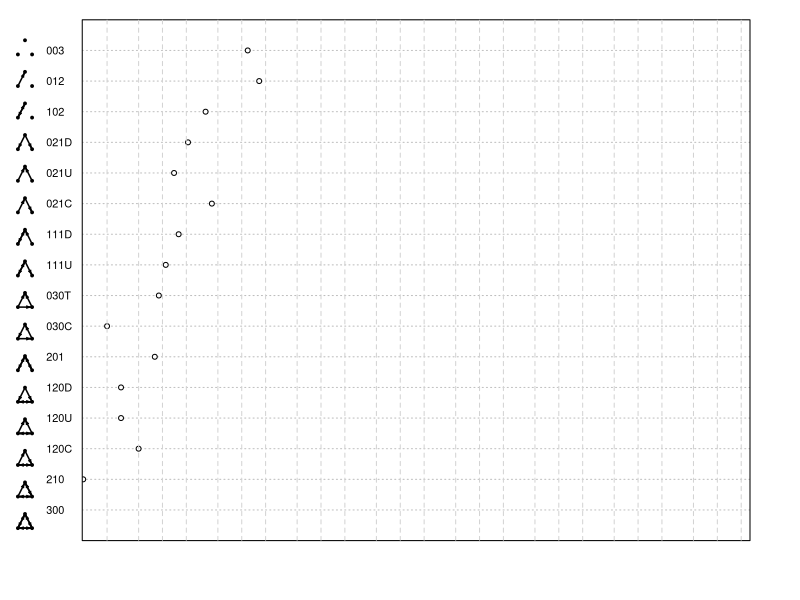

Generate this figure with R:
############################################################################
# This script that generates nice triad census dotplots, where the actual 
# triad diagrams are plotted on the y-axis. 
# Some plotting parameters may need tweaking based on the size of your triad 
# census' statistics.
# (c) Momin M. Malik 2016
# v1.0, 11 August 2016
############################################################################

library(igraph)

# Replace sample_gnm with your graph object
g <- sample_gnm(15, 45, directed = TRUE)

census.triads <- rep(list(NA),16)
names(census.triads) <- c("003","012","102","021D","021U","021C","111D","111U","030T","030C","201","120D","120U","120C","210","300")
census.triads[["003"]]  <- graph.formula(1, 2, 3) # 1, 2, 3
census.triads[["012"]]  <- graph.formula(1-+2, 2--3, 1--3) # 1-+2, 3
census.triads[["102"]]  <- graph.formula(1++2, 2--3, 1--3) # 1++2, 3
census.triads[["021D"]] <- graph.formula(1+-2, 2-+3, 1--3) # 1+-2-+3
census.triads[["021U"]] <- graph.formula(1-+2, 2+-3, 1--3) # 1-+2+-3
census.triads[["021C"]] <- graph.formula(1-+2, 2-+3, 1--3) # 1-+2-+3
census.triads[["111D"]] <- graph.formula(1++2, 2+-3, 1--3) # 1++2+-3
census.triads[["111U"]] <- graph.formula(1++2, 2-+3, 1--3) # 1++2-+3
census.triads[["030T"]] <- graph.formula(1-+2, 2+-3, 1-+3) # 1-+2+-3, 1-+3
census.triads[["030C"]] <- graph.formula(1+-2, 2+-3, 1-+3) # 1+-2+-3, 1-+3
census.triads[["201"]]  <- graph.formula(1++2, 2++3, 1--3) # 1++2++3
census.triads[["120D"]] <- graph.formula(1+-2, 2-+3, 1++3) # 1+-2-+3, 1++3
census.triads[["120U"]] <- graph.formula(1-+2, 2+-3, 1++3) # 1-+2+-3, 1++3
census.triads[["120C"]] <- graph.formula(1-+2, 2-+3, 1++3) # 1-+2-+3, 1++3
census.triads[["210"]]  <- graph.formula(1-+2, 2++3, 1++3) # 1-+2++3, 1++3
census.triads[["300"]]  <- graph.formula(1++2, 2++3, 1++3) # 1++2++3, 1++3

layout <- t(matrix(c(c(-1/sqrt(3),0),c(0,1),c(1/sqrt(3),0)),nrow=2,ncol=3))

# # Showing the triads of the census
# par(mfrow=c(4,4))
# par(mar=c(.5,.5,.5,.5))
# for (i in 1:length(census.triads)) {
#   plot(census.triads[[i]],
#        # main=names(census.triads)[i],
#        vertex.color="black",
#        vertex.label=NA,
#        edge.arrow.width=1,
#        edge.color="black",
#        layout=layout,
#        asp=1)
# }
# par(mfrow=c(1,1))
# par(mar=c(5.1,4.1,4.1,2.1))

triad.census <- triad.census(g)
names(triad.census) <- names(census.triads)

# Uncomment out pdf() and dev.off() to output diagram

# pdf("triad.census.pdf",width=10,height=7.5)
w <- 15 # Additional width past the first column
h <- 19
rpad <- 1 # Subtracts from width on right side
layout(matrix(c(1:h,rep(h+1,h*(w-rpad)),rep(h+2,h*rpad)),nrow=h),
       widths=c(rep(1,h),w-rpad,rpad),
       heights=c(rep(1,h),h,h))
# par(mfrow=c(1,16))
par(mar=c(.5,.5,.5,.5))
plot.new()
for (i in 1:length(census.triads)) {
  plot(census.triads[[i]],
       # main=names(census.triads)[i],
       vertex.color="black",
       vertex.label=NA,
       vertex.size=40,
       edge.arrow.width=1,
       edge.arrow.size=.2,
       edge.color="black",
       edge.width=1.5,
       layout=layout,
       asp=1)
}
plot.new()
plot.new()
par(mar=c(4.5,0,1.5,0)) # bottom, left, top, right
dotchart(log10(rev(triad.census)),xlim=c(.3,log10(10^8.1)),xaxt='n')
orders <- 9
seq <- rep(c(1,2,5),orders)*rep(10^(0:(orders-1)),each=3)
abline(v=log10(seq[-1]),col="lightgray",lty=2)
plot.new()
# dev.off()
par(mar=c(5.1,4.1,4.1,2.1))
par(mfrow=c(1,1))
